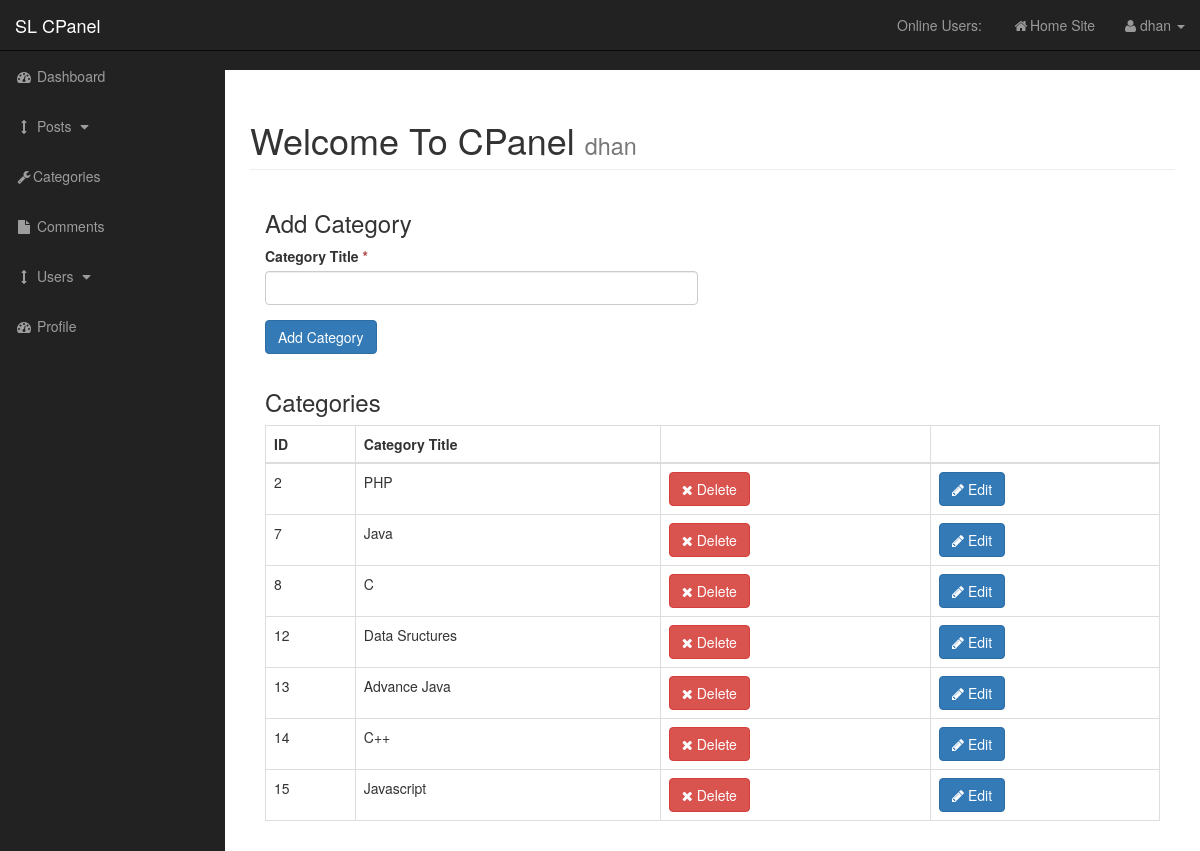
Screenshot of /admin/categories.php (signed in) with the database file from the repository.
### tables this page shows
CREATE TABLE `categories` (
  `cat_id` int(11) NOT NULL,
  `cat_title` varchar(255) NOT NULL
);

### admin/includes/category/view-category.php (the view, shortened to what this page needs)
<div class="col-xs-12">
   <h3>Categories</h3>
    <table class="table table-bordered table-hover">
        <tr>
            <th>ID</th>
            <th>Category Title</th>
            <?php
            if($user_role == "admin"){
                echo "<th></th>";
                echo "<th></th>";
            }
            ?>
        </tr>
        <tbody>
            <?php
                    $query = "SELECT * FROM categories";
                    $select_all_categories_query = mysqli_query($connection, $query);
                    while($row = mysqli_fetch_assoc($select_all_categories_query)) {
                            echo "<tr>";
                            $cat_id = $row['cat_id'];
                            $cat_title = $row['cat_title'];
                            echo "<td>$cat_id</td>";
                            echo "<td>$cat_title</td>";
                            if($user_role == "admin"){
                                echo "<td> <button type='button' class='btn btn-danger' data-target='#confirmfordelete' data-toggle='modal' data-cat_title = '$cat_title' data-cat_id = '$cat_id'> <span class='fa fa-times'></span> Delete </button></td>";
                                echo "<td><a href='categories.php?edit=$cat_id' class='btn btn-primary'><span class='fa fa-pencil'></span> Edit</a></td> ";
                            }
                            echo "</tr>";
                    }
        ?>
        </tbody>
    </table>
</div>

### admin/css/sb-admin.css (style rules this page uses)
body { margin-top: 100px; background-color: #222; }
@media (min-width:768px) { body { margin-top: 50px; } }

### rows the page displays
categories: cat_id "2", cat_title "PHP"
categories: cat_id "7", cat_title "Java"
categories: cat_id "8", cat_title "C"
categories: cat_id "12", cat_title "Data Sructures"
categories: cat_id "13", cat_title "Advance Java"
categories: cat_id "14", cat_title "C++"
categories: cat_id "15", cat_title "Javascript"

### other values shown
$username "dhan"
